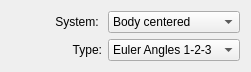
     <widget class="QWidget" name="gridLayoutWidget_3">
      <property name="geometry">
       <rect>
        <x>10</x>
        <y>25</y>
        <width>251</width>
        <height>56</height>
       </rect>
      </property>
      <layout class="QGridLayout" name="gridLayout_3">
       <item row="0" column="0">
        <widget class="QLabel" name="CoordSystlabel_2">
         <property name="text">
          <string>System: </string>
         </property>
         <property name="alignment">
          <set>Qt::AlignRight|Qt::AlignTrailing|Qt::AlignVCenter</set>
         </property>
        </widget>
       </item>
       <item row="1" column="0">
        <widget class="QLabel" name="InitialStateTypeLabel_2">
         <property name="text">
          <string>Type:</string>
         </property>
         <property name="alignment">
          <set>Qt::AlignRight|Qt::AlignTrailing|Qt::AlignVCenter</set>
         </property>
        </widget>
       </item>
       <item row="0" column="1">
        <widget class="QComboBox" name="comboBox_3">
         <item>
          <property name="text">
           <string>Body centered</string>
          </property>
         </item>
         <item>
          <property name="text">
           <string>No body centered</string>
          </property>
         </item>
        </widget>
       </item>
       <item row="1" column="1">
        <widget class="QComboBox" name="comboBox_4">
         <item>
          <property name="text">
           <string>Euler Angles 1-2-3</string>
          </property>
         </item>
         <item>
          <property name="text">
           <string>Euler Angles 3-2-1</string>
          </property>
         </item>
         <item>
          <property name="text">
           <string>Euler Angles 1-3-2</string>
          </property>
         </item>
         <item>
          <property name="text">
           <string>Quaternions JPL</string>
          </property>
         </item>
        </widget>
       </item>
      </layout>
     </widget>
